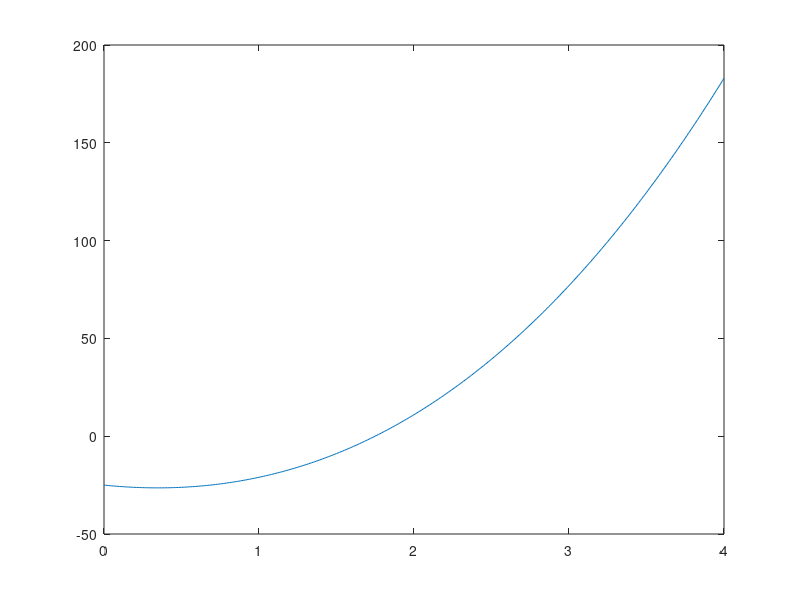

The MATLAB script that drew this image: (Note: this script raises an error after producing the figure.)
sc=@(x) x.^3+11*x.^2-8*x-25;
x=0:0.01:4;
plot(x,sc(x));
x0=1.5;
x1=3;
value = Function(x0,x1,sc);
%test
r=roots([1 11 -8 -25])
